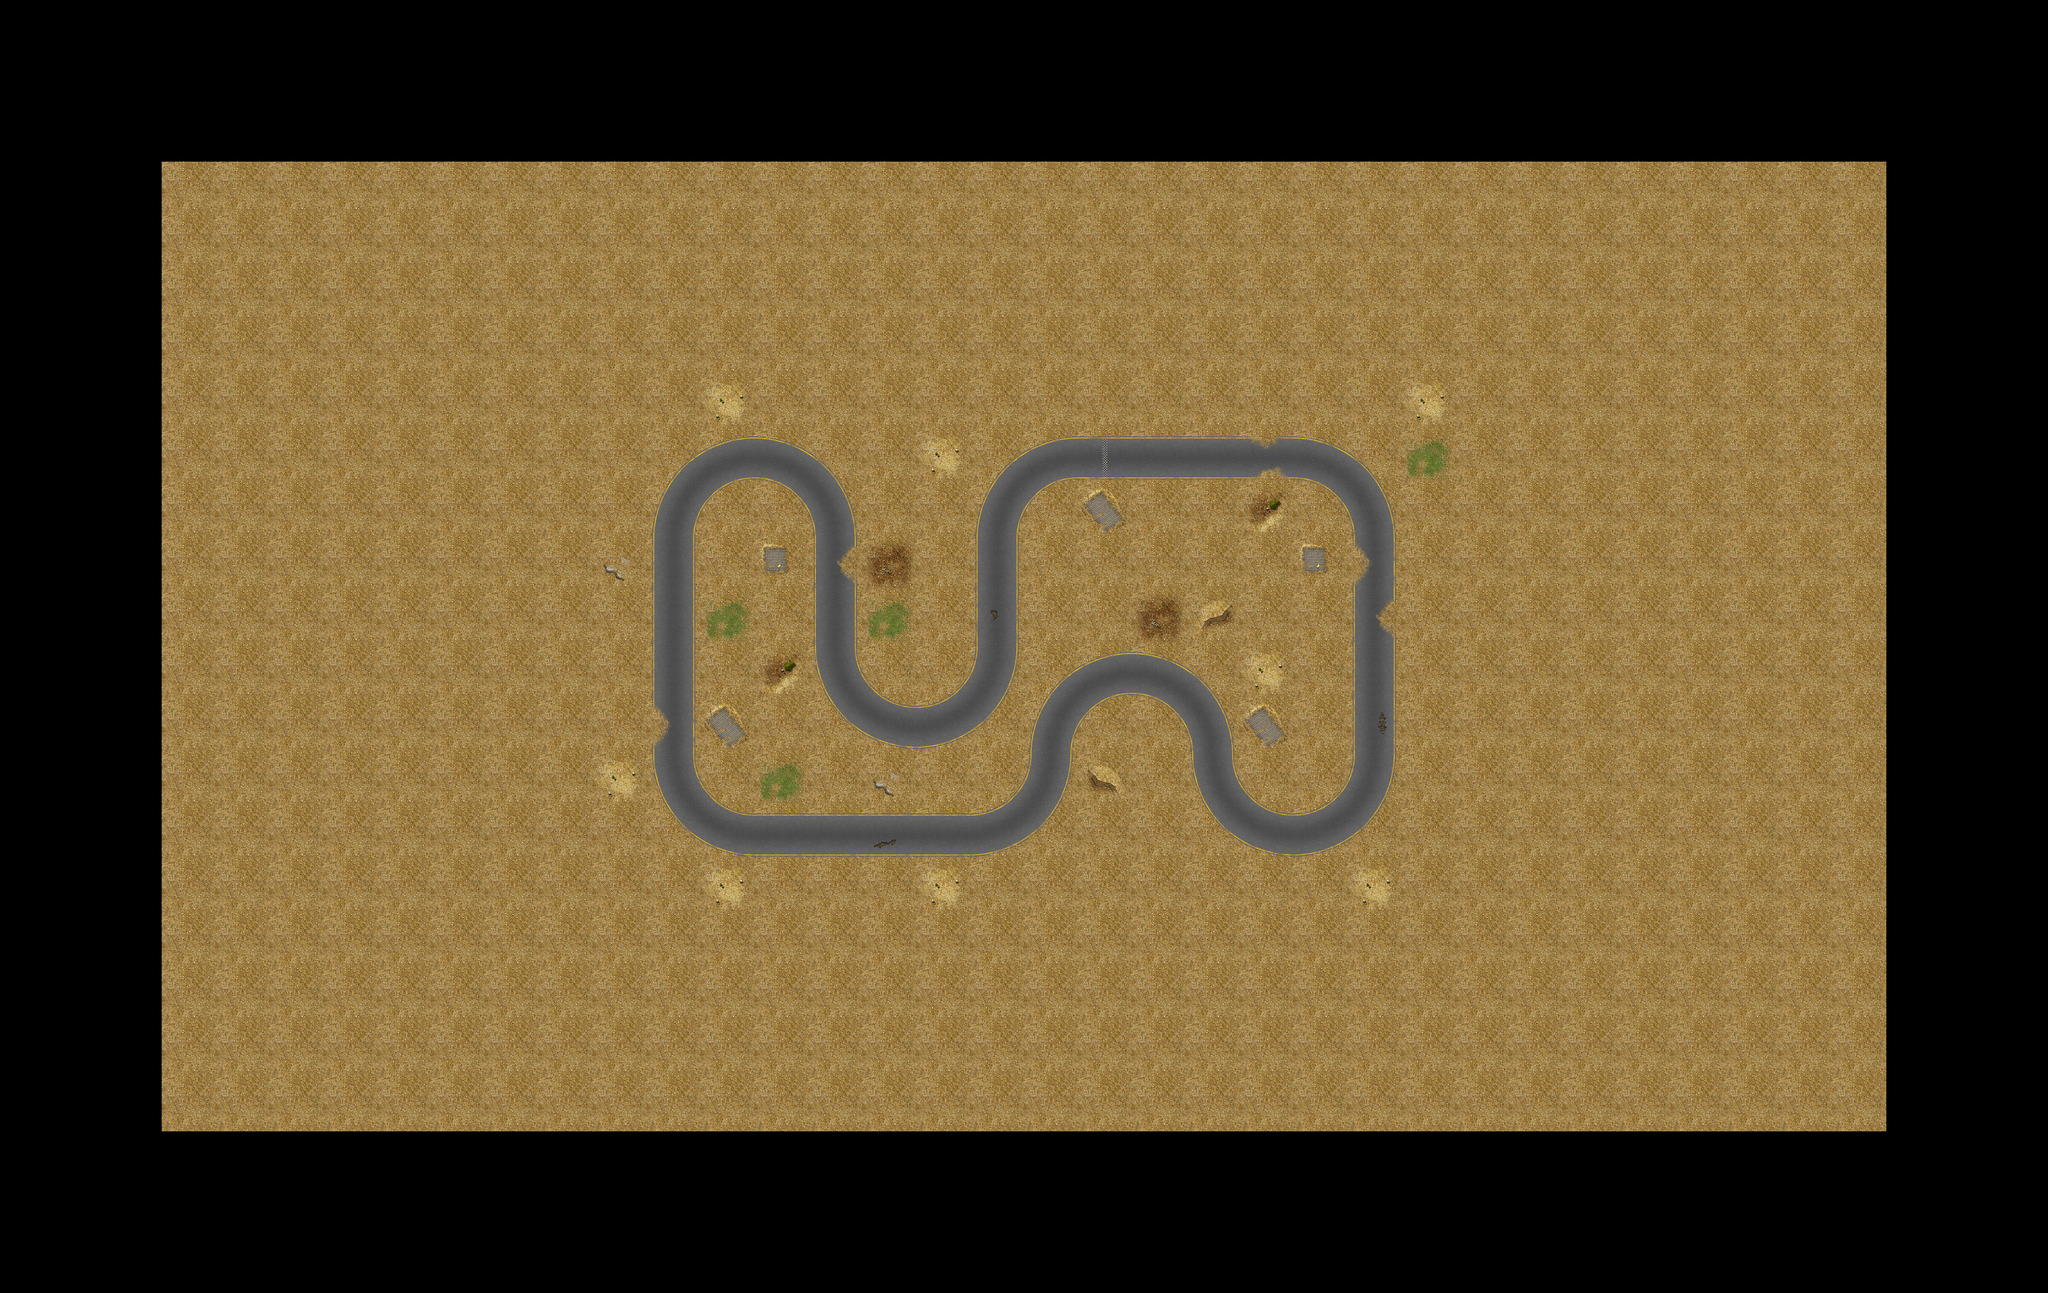

Below is a game level as drawn by its tile map, then a one-line description and the .tmx that defines it (tile-layer data replaced by summaries):
An orthogonal 38x24 tile map with 224x224 px tiles, 1 tile layer (track) and 140 objects (14x tree-6, 6x tree-9, 3x tree-8, 2x tree-5, 2x tree-4, ...).

<map version="1.0" orientation="orthogonal" width="38" height="24" tilewidth="224" tileheight="224">
 <properties>
  <property name="name" value="3. Long and fun" />
 </properties>
 <tileset firstgid="1" name="desert" tilewidth="224" tileheight="224">
  <image source="tilesets/desert/224.png" width="896" height="2464" />
 </tileset>
 <layer name="track" width="38" height="24">
  <data>[912 cells, 576 non-empty, 35 distinct tile ids]</data>
 </layer>
 <objectgroup color="#55ffff" draworder="topdown" name="trees" width="38" height="24">
  <object name="tree-2" type="tree-2" x="5335" y="3045" width="61" height="68">
   <properties>
    <property name="scale" value="2" />
   </properties>
  </object>
  <object name="tree-5" type="tree-5" x="3476" y="3240" width="61" height="68">
   <properties>
    <property name="scale" value="4" />
   </properties>
  </object>
  <object name="tree-6" type="tree-6" x="3005" y="2261" width="61" height="68">
   <properties>
    <property name="scale" value="4" />
   </properties>
  </object>
  <object name="tree-7" type="tree-7" x="5209" y="2736" width="61" height="68">
   <properties>
    <property name="scale" value="4" />
   </properties>
  </object>
  <object name="tree-6" type="tree-6" x="4682" y="3142" width="61" height="68">
   <properties>
    <property name="scale" value="7" />
   </properties>
  </object>
  <object name="tree-9" type="tree-9" x="4358" y="2233" width="61" height="68">
   <properties>
    <property name="scale" value="5" />
   </properties>
  </object>
  <object name="tree-9" type="tree-9" x="3112" y="2862" width="61" height="68">
   <properties>
    <property name="scale" value="5" />
   </properties>
  </object>
  <object name="tree-8" type="tree-8" x="3779" y="2529" width="61" height="68">
   <properties>
    <property name="scale" value="7" />
   </properties>
  </object>
  <object name="tree-8" type="tree-8" x="4028" y="1958" width="61" height="68">
   <properties>
    <property name="scale" value="8" />
   </properties>
  </object>
  <object name="tree-4" type="tree-4" x="5695" y="1849" width="61" height="68">
   <properties>
    <property name="scale" value="4" />
   </properties>
  </object>
  <object name="tree-6" type="tree-6" x="3478" y="1889" width="61" height="68">
   <properties>
    <property name="scale" value="4" />
   </properties>
  </object>
  <object name="tree-9" type="tree-9" x="3268" y="3100" width="61" height="68">
   <properties>
    <property name="scale" value="5" />
   </properties>
  </object>
  <object name="tree-9" type="tree-9" x="3756" y="2198" width="61" height="68">
   <properties>
    <property name="scale" value="9" />
   </properties>
  </object>
  <object name="tree-9" type="tree-9" x="5201" y="2151" width="61" height="68">
   <properties>
    <property name="scale" value="7" />
   </properties>
  </object>
  <object name="tree-6" type="tree-6" x="4515" y="3331" width="61" height="68">
   <properties>
    <property name="scale" value="5" />
   </properties>
  </object>
  <object name="tree-6" type="tree-6" x="4668" y="2074" width="61" height="68">
   <properties>
    <property name="scale" value="5" />
   </properties>
  </object>
  <object name="tree-6" type="tree-6" x="5396" y="3610" width="61" height="68">
   <properties>
    <property name="scale" value="5" />
   </properties>
  </object>
  <object name="tree-8" type="tree-8" x="5372" y="2547" width="61" height="68">
   <properties>
    <property name="scale" value="8" />
   </properties>
  </object>
  <object name="tree-6" type="tree-6" x="3161" y="2528" width="61" height="68">
   <properties>
    <property name="scale" value="5" />
   </properties>
  </object>
  <object name="tree-6" type="tree-6" x="2721" y="1761" width="61" height="68">
   <properties>
    <property name="scale" value="5" />
   </properties>
  </object>
  <object name="tree-6" type="tree-6" x="3740" y="3170" width="61" height="68">
   <properties>
    <property name="scale" value="5" />
   </properties>
  </object>
  <object name="tree-6" type="tree-6" x="4003" y="3158" width="61" height="68">
   <properties>
    <property name="scale" value="5" />
   </properties>
  </object>
  <object name="tree-6" type="tree-6" x="4323" y="2700" width="61" height="68">
   <properties>
    <property name="scale" value="5" />
   </properties>
  </object>
  <object name="tree-6" type="tree-6" x="4502" y="2657" width="61" height="68">
   <properties>
    <property name="scale" value="6" />
   </properties>
  </object>
  <object name="tree-6" type="tree-6" x="3215" y="1713" width="61" height="68">
   <properties>
    <property name="scale" value="5" />
   </properties>
  </object>
  <object name="tree-4" type="tree-4" x="5311" y="2299" width="61" height="68">
   <properties>
    <property name="scale" value="4" />
   </properties>
  </object>
  <object name="tree-9" type="tree-9" x="5261" y="1742" width="49" height="53">
   <properties>
    <property name="scale" value="7" />
   </properties>
  </object>
  <object name="tree-5" type="tree-5" x="5850" y="2160" width="61" height="68">
   <properties>
    <property name="scale" value="5" />
   </properties>
  </object>
  <object name="tree-6" type="tree-6" x="5898" y="2763" width="61" height="68">
   <properties>
    <property name="scale" value="5" />
   </properties>
  </object>
 </objectgroup>
 <objectgroup color="#ffff00" draworder="topdown" name="lights" width="38" height="24">
  <object x="3787" y="2472" width="27" height="21" />
  <object x="3140" y="2248" width="27" height="21" />
  <object x="3409" y="1879" width="27" height="21" />
  <object x="4232" y="2375" width="27" height="21" />
  <object x="3999" y="3080" width="27" height="21" />
  <object x="3316" y="3600" />
  <object x="3276" y="3074" />
  <object x="4238" y="3524" />
  <object x="4338" y="2860" />
  <object x="4680" y="3128" width="34" height="36" />
  <object x="6018" y="2938" />
  <object x="5896" y="2210" />
  <object x="5402" y="2546" />
  <object x="4512" y="2669" />
  <object x="5406" y="3582" />
  <object x="5018" y="2808" />
  <object x="3358" y="2584" />
  <object x="5225" y="2166" />
  <object x="2630" y="1839" width="15" height="15" />
  <object x="2700" y="3020" />
  <object x="5590" y="2854" />
  <object x="5706" y="1891" />
  <object x="4700" y="3348" />
  <object x="5367" y="2335" />
  <object x="2916" y="2220" />
  <object x="2776" y="3514" />
  <object x="5333" y="2957" width="32" height="38" />
  <object x="5808" y="3216" />
  <object x="5779" y="2117" />
  <object x="3544" y="3040" />
  <object x="4050" y="2596" />
  <object x="2996" y="1812" />
  <object x="2944" y="3524" />
  <object x="3070" y="2768" />
  <object x="4100" y="2018" />
  <object x="2680" y="2494" />
  <object x="2906" y="2758" />
  <object x="3404" y="3350" />
  <object x="3996" y="3364" />
  <object x="4962" y="3264" />
  <object x="5291" y="1768" />
  <object x="4704" y="2024" />
  <object x="3802" y="2277" />
  <object x="5438" y="3202" />
 </objectgroup>
 <objectgroup color="#a40002" draworder="topdown" name="walls" width="38" height="24">
  <!-- 26 objects omitted --></objectgroup>
 <objectgroup color="#e5f100" draworder="topdown" name="sectors" width="38" height="24" visible="0">
  <!-- 40 objects omitted --></objectgroup>
 <objectgroup color="#e3e600" draworder="topdown" name="route" width="38" height="24" visible="0">
  <!-- 1 objects omitted --></objectgroup>
</map>
<!-- 67 of 140 objects omitted -->
